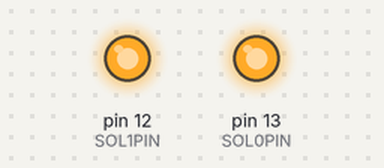
Simulated run of this sketch. Board: Arduino Uno, built with avr-gcc and run on an emulated ATmega328P. On the bench: output pins drawn as LEDs (lit = HIGH).

Above: at 0.1 s.
At 30.1 s:
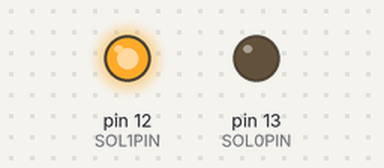
Timing chart, 0 to 31.6 s (numbered marks = the images above):
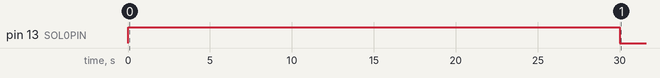

The sketch:

WateringRoutine.ino
```cpp
#include <avr/wdt.h>

#define SOL0PIN 13
#define SOL1PIN 12

void setup() {
  pinMode(SOL0PIN, OUTPUT);
  pinMode(SOL1PIN, OUTPUT);

  resetRelays();

  // configures watchdog with one second timeout
  wdt_enable(WDTO_1S);
}

void safeDelay(unsigned long ms) {
  const unsigned long start = millis();
  while (millis() - start < ms)
    wdt_reset();
}

void resetRelays() {
  digitalWrite(SOL0PIN, HIGH);
  digitalWrite(SOL1PIN, HIGH);
}

/*
 * The schedule below waits 30 seconds, enables first valve for 2 minutes,
 * waits 500ms, enables second valve for 2 minutes, sleeps for 12 hours and
 * repeats.
 */
void loop() {
  const unsigned long start = millis();

  // wait 30 seconds before doing anything
  safeDelay(30000L);

  // enables first valve
  digitalWrite(SOL0PIN, LOW);
  // waits 2 minutes before closing the first valve
  safeDelay(120000L);
  // disables first valve
  digitalWrite(SOL0PIN, HIGH);

  // waits 500 ms
  safeDelay(500L);

  // enables second valve
  digitalWrite(SOL1PIN, LOW);
  // waits 45 seconds before closing the first valve
  safeDelay(45000L);
  // disables second valve
  digitalWrite(SOL1PIN, HIGH);

  // waits for 12 hours
  safeDelay(43200000L - (millis() - start));
}
```

Measured:
- by itself, pin 13 (SOL0PIN): HIGH → LOW at 30.0 s
